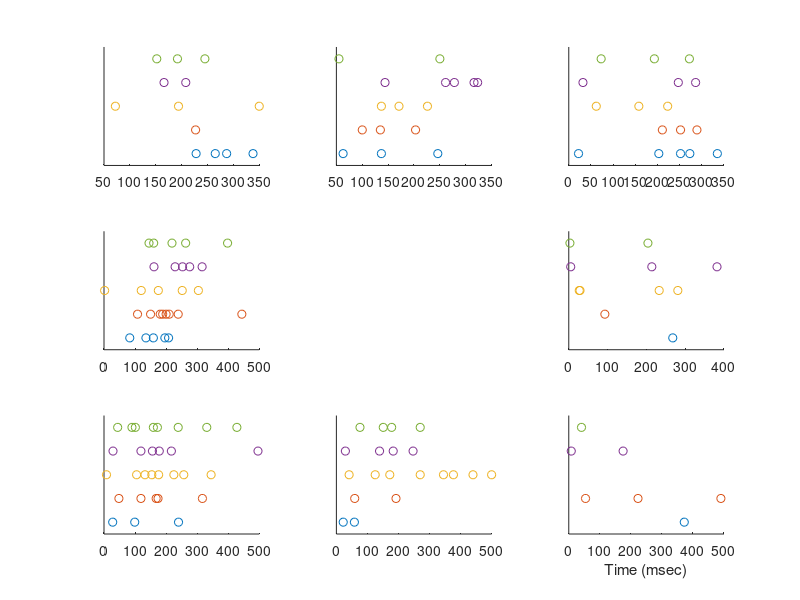

MATLAB code for this plot: (Note: this script raises an error after producing the figure.)
clear all; close all;

% We will analyze real neural data recorded using a 100-electrode array in premotor cortex of a macaque monkey
% The dataset is ps2_data.mat

% The following describes the data format. The .mat file has a single variable named
% trial, which is a structure of dimensions (182 trials) × (8 reaching angles). The
% structure contains spike trains recorded from a single neuron while the monkey reached
% 182 times along each of 8 different reaching angles (where the trials of different reaching
% angles were interleaved). The spike train for the nth trial of the kth reaching angle is
% contained in trial(n,k).spikes, where n = 1, . . . , 182 and k = 1, . . . , 8. The indices
% k = 1,...,8 correspond to reaching angles 30/180 * pi, 70/180 * pi, 110/180 * pi, 150/180 * pi, 190/180 * pi, 230/180 * pi, 310/180 * pi, 350/180 * pi.
% The reaching angles are not evenly spaced around the circle due to
% experimental constraints that are beyond the scope of this problem set.

load('ps2_data.mat');
ntrials = 182;
nangles = 8;
nneurons = 100;
angles = [30/180 * pi, 70/180 * pi, 110/180 * pi, 150/180 * pi, 190/180 * pi, 230/180 * pi, 310/180 * pi, 350/180 * pi];

positions = [6, 3, 2, 1, 4, 7, 8, 9];

% A spike train is represented as a sequence of zeros and ones, where time is discretized
% in 1 ms steps. A zero indicates that the neuron did not spike in the 1 ms bin, whereas
% a one indicates that the neuron spiked once in the 1 ms bin. Due to the refractory
% period, it is not possible for a neuron to spike more than once within a 1 ms bin. Each
% spike train is 500 ms long and is, thus, represented by a 1 × 500 vector.
% the center of the figure is arrows-Q4.png

% (a) Plot 5 spike trains for each reaching angle

figure;
for i = 1:nangles
    subplot(3, 3, positions(i));
    for j = 1:5
        X = find(trial(j, i).spikes);
        Y = ones(1, length(X));
        scatter(X, j*Y, 'k.');
        hold on;
    end
    % remove the ticks
    set(gca, 'YTick', []);
    ylim([0.5 5.5]);

    if i == 8
        xlabel("Time (msec)")
    end
end
subplot(3, 3, 5);
axis off;
I = imread('arrows-Q4.png', 'BackgroundColor', [1 1 1]);
imshow(I);

saveas(gcf, 'results/4-a.png'); close all;


% (b) For each reaching angle, find the spike histogram by taking spike counts in non-overlapping 20 ms bins.
% Then averaging across the 182 trials. The spike histograms
% should have firing rate (in spikes / second) as the vertical axis and time (in msec,
% not time bin index) as the horizontal axis. Plot the 8 resulting spike histograms
% around a circle, as in part (a).

figure;
spikeCounts20ms = zeros(ntrials, nangles, 500/20);
for i = 1:nangles
    subplot(3,3, positions(i));
    for j = 1:ntrials
        spikeTrain = trial(j, i).spikes;
        spikeCounts20ms(j, i, :) = sum(reshape(spikeTrain, 20, 25), 1);
    end
    meanSpikeCounts20ms = mean(spikeCounts20ms(:, i, :), 1);
    meanSpikeCounts20ms = squeeze(meanSpikeCounts20ms) * 1000 / 20;
    bar(10:20:500, meanSpikeCounts20ms, 1);
    % plot(10:20:500, meanSpikeCounts20ms, "k", "LineWidth", 1.5);
    hold on;

    if i == 8
        ylabel("f (Hz)")
        xlabel("Time (msec)")
    end
end
subplot(3, 3, 5);
axis off;
I = imread('arrows-Q4.png', 'BackgroundColor', [1 1 1]);
imshow(I);
saveas(gcf, 'results/4-b.png'); close all;

% (c) For each trial, count the number of spikes across the entire trial. Plots these
% points on the axes below
% x-axis: reaching angle (in degree)
% y-axis: firing rate (in spikes / second)
% There should be 182 ∗ 8 points
% in the plot (but some points may be on top of each other due to the discrete
% nature of spike counts). For each reaching angle, find the mean firing rate across
% the 182 trials, and plot the mean firing rate using a red point on the same plot.
% Then, fit the cosine tuning curve (1) to the 8 red points by minimizing the sum of squared errors
% the sum of square error is
% sum((lambda(s_i) -  r_0 - (r_max - r_0) * cos(s_i - s_max))^2)
% with respect to the parameters r_0, r_max, and s_max. Plot the cosine tuning curve of this neuron in green on the same plot
% the parameters is done using linear regression

figure;
spikeCounts = zeros(ntrials, nangles);
meanFireRates = zeros(1, 8);
for i = 1:nangles
    for j = 1:ntrials
        spikeTrain = trial(j, i).spikes;
        spikeCounts(j, i) = sum(spikeTrain);
        % plot all spike counts in one figure (x-axis: reaching angle, y-axis: spike counts)
        % opacity: 0.1
        scatter(angles(i) * 180 / pi, spikeCounts(j, i) * 2, 50, 'blue', 'filled', 'MarkerFaceAlpha', 0.1); hold on;
    end
    meanFireRates(i) = mean(spikeCounts(:, i)) / 0.5;
end

scatter(angles * 180 / pi, meanFireRates, 50, 'red', 'filled'); hold on;
SEs = @(x) sum((meanFireRates - x(1) - (x(2) - x(1)) * cos(angles - x(3))).^2);
x0 = [0,1,0];
theta = fminsearch(SEs, x0);
r_0 = theta(1);
r_max = theta(2);
s_max = theta(3);
plot(angles * 180 / pi, r_0 + (r_max - r_0) * cos(angles - s_max), 'g', "LineWidth", 2);

xlim([0 360])
xlabel("S (movement direction in degrees")
ylabel("f (Hz)")
saveas(gcf, 'results/4-c.png'); close all;


% (d) For each reaching angle, plot the normalized distribution of spike counts (using
% the same counts from part (c)). Plot the 8 distributions around a circle, as in part
% (a). Fit a Poisson distribution to each empirical distribution and plot it on top of
% the corresponding empirical distribution.

figure;
for i = 1:nangles
    subplot(3, 3, positions(i));
    histogram(spikeCounts(:, i), 'Normalization', 'probability');
    hold on;
    x = 0:1:max(spikeCounts(:, i));
    lambda = mean(spikeCounts(:, i));
    plot(x, poisspdf(x, lambda), 'r', 'LineWidth', 2);

    if i == 8
        xlabel("Spike Counts")
        ylabel("Probability")
    end

end
subplot(3, 3, 5);
axis off;
I = imread('arrows-Q4.png', 'BackgroundColor', [1 1 1]);
imshow(I);
saveas(gcf, 'results/4-d.png'); close all;

% (e) For each reaching angle, find the mean and variance of the spike counts across the
% 182 trials (using the same spike counts from part (c)). Plot the obtained mean
% and variance on x and y axes, respectively. There should be 8 points in the plot

figure;
meanSpikeCounts = zeros(1, 8);
varSpikeCounts = zeros(1, 8);
for i = 1:nangles
    meanSpikeCounts(i) = mean(spikeCounts(:, i));
    varSpikeCounts(i) = var(spikeCounts(:, i));
end
scatter(meanSpikeCounts, varSpikeCounts, 50, "k", "filled");
hold on;
xlabel("mean (spikes)")
ylabel("variance (spikes^2)")
axis equal
% add x = y line
x = 0:1:max(meanSpikeCounts);
plot(x, x, 'r', 'LineWidth', 2);

saveas(gcf, 'results/4-e.png'); close all;

% (f) For each reaching angle, plot the normalized distribution of ISIs.
% Plot the 8 distributions around a circle, as in part (a). Fit an exponential
% distribution to each empirical distribution and plot it on top of the corresponding
% empirical distribution.

figure;
for i = 1:nangles
    subplot(3, 3, positions(i));
    ISIs = [];
    for j = 1:ntrials
        ISIs = [ISIs, diff(find(trial(j, i).spikes))];
    end
    ISIs = ISIs / 1000;
    histogram(ISIs, 'Normalization', 'pdf')
    hold on
    x = 0:0.001:max(ISIs);
    y = exppdf(x, 1 / mean(spikeCounts(:, i)));
    plot(x, y, 'r', 'LineWidth', 2)

    if i == 8
        xlabel("ISIs (s)")
        ylabel("Probability Density")
    end
end
subplot(3, 3, 5);
axis off;
I = imread('arrows-Q4.png', 'BackgroundColor', [1 1 1]);
imshow(I);
saveas(gcf, 'results/4-f.png'); close all;